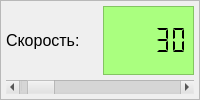
            <widget class="QFrame" name="feedrate_frame_2">
             <property name="frameShape">
              <enum>QFrame::StyledPanel</enum>
             </property>
             <property name="frameShadow">
              <enum>QFrame::Plain</enum>
             </property>
             <property name="lineWidth">
              <number>0</number>
             </property>
             <layout class="QGridLayout" name="gridLayout_31">
              <property name="leftMargin">
               <number>5</number>
              </property>
              <property name="topMargin">
               <number>5</number>
              </property>
              <property name="rightMargin">
               <number>5</number>
              </property>
              <property name="bottomMargin">
               <number>5</number>
              </property>
              <property name="spacing">
               <number>5</number>
              </property>
              <item row="0" column="0">
               <widget class="QLabel" name="label">
                <property name="font">
                 <font>
                  <pointsize>12</pointsize>
                 </font>
                </property>
                <property name="text">
                 <string>Скорость:</string>
                </property>
               </widget>
              </item>
              <item row="0" column="1">
               <widget class="QLCDNumber" name="feedrate_lcd_number">
                <property name="palette">
                 <palette>
                  <active>
                   <colorrole role="WindowText">
                    <brush brushstyle="SolidPattern">
                     <color alpha="255">
                      <red>0</red>
                      <green>0</green>
                      <blue>0</blue>
                     </color>
                    </brush>
                   </colorrole>
                   <colorrole role="Button">
                    <brush brushstyle="SolidPattern">
                     <color alpha="255">
                      <red>170</red>
                      <green>255</green>
                      <blue>127</blue>
                     </color>
                    </brush>
                   </colorrole>
                   <colorrole role="Light">
                    <brush brushstyle="SolidPattern">
                     <color alpha="255">
                      <red>255</red>
                      <green>255</green>
                      <blue>255</blue>
                     </color>
                    </brush>
                   </colorrole>
                   <colorrole role="Midlight">
                    <brush brushstyle="SolidPattern">
                     <color alpha="255">
                      <red>212</red>
                      <green>255</green>
                      <blue>191</blue>
                     </color>
                    </brush>
                   </colorrole>
                   <colorrole role="Dark">
                    <brush brushstyle="SolidPattern">
                     <color alpha="255">
                      <red>85</red>
                      <green>127</green>
                      <blue>63</blue>
                     </color>
                    </brush>
                   </colorrole>
                   <colorrole role="Mid">
                    <brush brushstyle="SolidPattern">
                     <color alpha="255">
                      <red>113</red>
                      <green>170</green>
                      <blue>84</blue>
                     </color>
                    </brush>
                   </colorrole>
                   <colorrole role="Text">
                    <brush brushstyle="SolidPattern">
                     <color alpha="255">
                      <red>0</red>
                      <green>0</green>
                      <blue>0</blue>
                     </color>
                    </brush>
                   </colorrole>
                   <colorrole role="BrightText">
                    <brush brushstyle="SolidPattern">
                     <color alpha="255">
                      <red>255</red>
                      <green>255</green>
                      <blue>255</blue>
                     </color>
                    </brush>
                   </colorrole>
                   <colorrole role="ButtonText">
                    <brush brushstyle="SolidPattern">
                     <color alpha="255">
                      <red>0</red>
                      <green>0</green>
                      <blue>0</blue>
                     </color>
                    </brush>
                   </colorrole>
                   <colorrole role="Base">
                    <brush brushstyle="SolidPattern">
                     <color alpha="255">
                      <red>255</red>
                      <green>255</green>
                      <blue>255</blue>
                     </color>
                    </brush>
                   </colorrole>
                   <colorrole role="Window">
                    <brush brushstyle="SolidPattern">
                     <color alpha="255">
                      <red>170</red>
                      <green>255</green>
                      <blue>127</blue>
                     </color>
                    </brush>
                   </colorrole>
                   <colorrole role="Shadow">
                    <brush brushstyle="SolidPattern">
                     <color alpha="255">
                      <red>0</red>
                      <green>0</green>
                      <blue>0</blue>
                     </color>
                    </brush>
                   </colorrole>
                   <colorrole role="AlternateBase">
                    <brush brushstyle="SolidPattern">
                     <color alpha="255">
                      <red>212</red>
                      <green>255</green>
                      <blue>191</blue>
                     </color>
                    </brush>
                   </colorrole>
                   <colorrole role="ToolTipBase">
                    <brush brushstyle="SolidPattern">
                     <color alpha="255">
                      <red>255</red>
                      <green>255</green>
                      <blue>220</blue>
                     </color>
                    </brush>
                   </colorrole>
                   <colorrole role="ToolTipText">
                    <brush brushstyle="SolidPattern">
                     <color alpha="255">
                      <red>0</red>
                      <green>0</green>
                      <blue>0</blue>
                     </color>
                    </brush>
                   </colorrole>
                  </active>
                  <inactive>
                   <colorrole role="WindowText">
                    <brush brushstyle="SolidPattern">
                     <color alpha="255">
                      <red>0</red>
                      <green>0</green>
                      <blue>0</blue>
                     </color>
                    </brush>
                   </colorrole>
                   <colorrole role="Button">
                    <brush brushstyle="SolidPattern">
                     <color alpha="255">
                      <red>170</red>
                      <green>255</green>
                      <blue>127</blue>
                     </color>
                    </brush>
                   </colorrole>
                   <colorrole role="Light">
                    <brush brushstyle="SolidPattern">
                     <color alpha="255">
                      <red>255</red>
                      <green>255</green>
                      <blue>255</blue>
                     </color>
                    </brush>
                   </colorrole>
                   <colorrole role="Midlight">
                    <brush brushstyle="SolidPattern">
                     <color alpha="255">
                      <red>212</red>
                      <green>255</green>
                      <blue>191</blue>
                     </color>
                    </brush>
                   </colorrole>
                   <colorrole role="Dark">
                    <brush brushstyle="SolidPattern">
                     <color alpha="255">
                      <red>85</red>
                      <green>127</green>
                      <blue>63</blue>
                     </color>
                    </brush>
                   </colorrole>
                   <colorrole role="Mid">
                    <brush brushstyle="SolidPattern">
                     <color alpha="255">
                      <red>113</red>
                      <green>170</green>
                      <blue>84</blue>
                     </color>
                    </brush>
                   </colorrole>
                   <colorrole role="Text">
                    <brush brushstyle="SolidPattern">
                     <color alpha="255">
                      <red>0</red>
                      <green>0</green>
                      <blue>0</blue>
                     </color>
                    </brush>
                   </colorrole>
                   <colorrole role="BrightText">
                    <brush brushstyle="SolidPattern">
                     <color alpha="255">
                      <red>255</red>
                      <green>255</green>
                      <blue>255</blue>
                     </color>
                    </brush>
                   </colorrole>
                   <colorrole role="ButtonText">
                    <brush brushstyle="SolidPattern">
                     <color alpha="255">
                      <red>0</red>
                      <green>0</green>
                      <blue>0</blue>
                     </color>
                    </brush>
                   </colorrole>
                   <colorrole role="Base">
                    <brush brushstyle="SolidPattern">
                     <color alpha="255">
                      <red>255</red>
                      <green>255</green>
                      <blue>255</blue>
                     </color>
                    </brush>
                   </colorrole>
                   <colorrole role="Window">
                    <brush brushstyle="SolidPattern">
                     <color alpha="255">
                      <red>170</red>
                      <green>255</green>
                      <blue>127</blue>
                     </color>
                    </brush>
                   </colorrole>
                   <colorrole role="Shadow">
                    <brush brushstyle="SolidPattern">
                     <color alpha="255">
                      <red>0</red>
                      <green>0</green>
                      <blue>0</blue>
                     </color>
                    </brush>
                   </colorrole>
                   <colorrole role="AlternateBase">
                    <brush brushstyle="SolidPattern">
                     <color alpha="255">
                      <red>212</red>
                      <green>255</green>
                      <blue>191</blue>
                     </color>
                    </brush>
                   </colorrole>
                   <colorrole role="ToolTipBase">
                    <brush brushstyle="SolidPattern">
                     <color alpha="255">
                      <red>255</red>
                      <green>255</green>
                      <blue>220</blue>
                     </color>
                    </brush>
                   </colorrole>
                   <colorrole role="ToolTipText">
                    <brush brushstyle="SolidPattern">
                     <color alpha="255">
                      <red>0</red>
                      <green>0</green>
                      <blue>0</blue>
                     </color>
                    </brush>
                   </colorrole>
                  </inactive>
                  <disabled>
                   <colorrole role="WindowText">
                    <brush brushstyle="SolidPattern">
                     <color alpha="255">
                      <red>85</red>
                      <green>127</green>
                      <blue>63</blue>
                     </color>
                    </brush>
                   </colorrole>
                   <colorrole role="Button">
                    <brush brushstyle="SolidPattern">
                     <color alpha="255">
                      <red>170</red>
                      <green>255</green>
                      <blue>127</blue>
                     </color>
                    </brush>
                   </colorrole>
                   <colorrole role="Light">
                    <brush brushstyle="SolidPattern">
                     <color alpha="255">
                      <red>255</red>
                      <green>255</green>
                      <blue>255</blue>
                     </color>
                    </brush>
                   </colorrole>
                   <colorrole role="Midlight">
                    <brush brushstyle="SolidPattern">
                     <color alpha="255">
                      <red>212</red>
                      <green>255</green>
                      <blue>191</blue>
                     </color>
                    </brush>
                   </colorrole>
                   <colorrole role="Dark">
                    <brush brushstyle="SolidPattern">
                     <color alpha="255">
                      <red>85</red>
                      <green>127</green>
                      <blue>63</blue>
                     </color>
                    </brush>
                   </colorrole>
                   <colorrole role="Mid">
                    <brush brushstyle="SolidPattern">
                     <color alpha="255">
                      <red>113</red>
                      <green>170</green>
                      <blue>84</blue>
                     </color>
                    </brush>
                   </colorrole>
                   <colorrole role="Text">
                    <brush brushstyle="SolidPattern">
                     <color alpha="255">
                      <red>85</red>
                      <green>127</green>
                      <blue>63</blue>
                     </color>
                    </brush>
                   </colorrole>
                   <colorrole role="BrightText">
                    <brush brushstyle="SolidPattern">
                     <color alpha="255">
                      <red>255</red>
                      <green>255</green>
                      <blue>255</blue>
                     </color>
                    </brush>
                   </colorrole>
                   <colorrole role="ButtonText">
                    <brush brushstyle="SolidPattern">
                     <color alpha="255">
                      <red>85</red>
                      <green>127</green>
                      <blue>63</blue>
                     </color>
                    </brush>
                   </colorrole>
                   <colorrole role="Base">
                    <brush brushstyle="SolidPattern">
                     <color alpha="255">
                      <red>170</red>
                      <green>255</green>
                      <blue>127</blue>
                     </color>
                    </brush>
                   </colorrole>
                   <colorrole role="Window">
                    <brush brushstyle="SolidPattern">
                     <color alpha="255">
                      <red>170</red>
                      <green>255</green>
                      <blue>127</blue>
                     </color>
                    </brush>
                   </colorrole>
                   <colorrole role="Shadow">
                    <brush brushstyle="SolidPattern">
                     <color alpha="255">
                      <red>0</red>
                      <green>0</green>
                      <blue>0</blue>
                     </color>
                    </brush>
                   </colorrole>
                   <colorrole role="AlternateBase">
                    <brush brushstyle="SolidPattern">
                     <color alpha="255">
                      <red>170</red>
                      <green>255</green>
                      <blue>127</blue>
                     </color>
                    </brush>
                   </colorrole>
                   <colorrole role="ToolTipBase">
                    <brush brushstyle="SolidPattern">
                     <color alpha="255">
                      <red>255</red>
                      <green>255</green>
                      <blue>220</blue>
                     </color>
                    </brush>
                   </colorrole>
                   <colorrole role="ToolTipText">
                    <brush brushstyle="SolidPattern">
                     <color alpha="255">
                      <red>0</red>
                      <green>0</green>
                      <blue>0</blue>
                     </color>
                    </brush>
                   </colorrole>
                  </disabled>
                 </palette>
                </property>
                <property name="font">
                 <font>
                  <pointsize>14</pointsize>
                  <weight>50</weight>
                  <italic>false</italic>
                  <bold>false</bold>
                  <kerning>true</kerning>
                 </font>
                </property>
                <property name="autoFillBackground">
                 <bool>true</bool>
                </property>
                <property name="frameShape">
                 <enum>QFrame::StyledPanel</enum>
                </property>
                <property name="lineWidth">
                 <number>1</number>
                </property>
                <property name="smallDecimalPoint">
                 <bool>true</bool>
                </property>
                <property name="segmentStyle">
                 <enum>QLCDNumber::Flat</enum>
                </property>
                <property name="intValue" stdset="0">
                 <number>30</number>
                </property>
               </widget>
              </item>
              <item row="1" column="0" colspan="2">
               <widget class="QScrollBar" name="feedrate_scroll_bar">
                <property name="palette">
                 <palette>
                  <active>
                   <colorrole role="WindowText">
                    <brush brushstyle="SolidPattern">
                     <color alpha="255">
                      <red>0</red>
                      <green>0</green>
                      <blue>0</blue>
                     </color>
                    </brush>
                   </colorrole>
                   <colorrole role="Button">
                    <brush brushstyle="SolidPattern">
                     <color alpha="255">
                      <red>223</red>
                      <green>223</green>
                      <blue>223</blue>
                     </color>
                    </brush>
                   </colorrole>
                   <colorrole role="Midlight">
                    <brush brushstyle="SolidPattern">
                     <color alpha="255">
                      <red>227</red>
                      <green>227</green>
                      <blue>227</blue>
                     </color>
                    </brush>
                   </colorrole>
                   <colorrole role="Dark">
                    <brush brushstyle="SolidPattern">
                     <color alpha="255">
                      <red>160</red>
                      <green>160</green>
                      <blue>160</blue>
                     </color>
                    </brush>
                   </colorrole>
                   <colorrole role="Text">
                    <brush brushstyle="SolidPattern">
                     <color alpha="255">
                      <red>0</red>
                      <green>0</green>
                      <blue>0</blue>
                     </color>
                    </brush>
                   </colorrole>
                   <colorrole role="ButtonText">
                    <brush brushstyle="SolidPattern">
                     <color alpha="255">
                      <red>0</red>
                      <green>0</green>
                      <blue>0</blue>
                     </color>
                    </brush>
                   </colorrole>
                   <colorrole role="Shadow">
                    <brush brushstyle="SolidPattern">
                     <color alpha="255">
                      <red>105</red>
                      <green>105</green>
                      <blue>105</blue>
                     </color>
                    </brush>
                   </colorrole>
                   <colorrole role="AlternateBase">
                    <brush brushstyle="SolidPattern">
                     <color alpha="255">
                      <red>223</red>
                      <green>223</green>
                      <blue>223</blue>
                     </color>
                    </brush>
                   </colorrole>
                  </active>
                  <inactive>
                   <colorrole role="WindowText">
                    <brush brushstyle="SolidPattern">
                     <color alpha="255">
                      <red>0</red>
                      <green>0</green>
                      <blue>0</blue>
                     </color>
                    </brush>
                   </colorrole>
                   <colorrole role="Button">
                    <brush brushstyle="SolidPattern">
                     <color alpha="255">
                      <red>223</red>
                      <green>223</green>
                      <blue>223</blue>
                     </color>
                    </brush>
                   </colorrole>
                   <colorrole role="Midlight">
                    <brush brushstyle="SolidPattern">
                     <color alpha="255">
                      <red>227</red>
                      <green>227</green>
                      <blue>227</blue>
                     </color>
                    </brush>
                   </colorrole>
                   <colorrole role="Dark">
                    <brush brushstyle="SolidPattern">
                     <color alpha="255">
                      <red>160</red>
                      <green>160</green>
                      <blue>160</blue>
                     </color>
                    </brush>
                   </colorrole>
                   <colorrole role="Text">
                    <brush brushstyle="SolidPattern">
                     <color alpha="255">
                      <red>0</red>
                      <green>0</green>
                      <blue>0</blue>
                     </color>
                    </brush>
                   </colorrole>
                   <colorrole role="ButtonText">
                    <brush brushstyle="SolidPattern">
                     <color alpha="255">
                      <red>0</red>
                      <green>0</green>
                      <blue>0</blue>
                     </color>
                    </brush>
                   </colorrole>
                   <colorrole role="Shadow">
                    <brush brushstyle="SolidPattern">
                     <color alpha="255">
                      <red>105</red>
                      <green>105</green>
                      <blue>105</blue>
                     </color>
                    </brush>
                   </colorrole>
                   <colorrole role="AlternateBase">
                    <brush brushstyle="SolidPattern">
                     <color alpha="255">
                      <red>223</red>
                      <green>223</green>
                      <blue>223</blue>
                     </color>
                    </brush>
                   </colorrole>
                  </inactive>
                  <disabled>
                   <colorrole role="WindowText">
                    <brush brushstyle="SolidPattern">
                     <color alpha="255">
                      <red>223</red>
                      <green>223</green>
                      <blue>223</blue>
                     </color>
                    </brush>
                   </colorrole>
                   <colorrole role="Button">
                    <brush brushstyle="SolidPattern">
                     <color alpha="255">
                      <red>223</red>
                      <green>223</green>
                      <blue>223</blue>
                     </color>
                    </brush>
                   </colorrole>
                   <colorrole role="Midlight">
                    <brush brushstyle="SolidPattern">
                     <color alpha="255">
                      <red>227</red>
                      <green>227</green>
                      <blue>227</blue>
                     </color>
                    </brush>
                   </colorrole>
                   <colorrole role="Dark">
                    <brush brushstyle="SolidPattern">
                     <color alpha="255">
                      <red>160</red>
                      <green>160</green>
                      <blue>160</blue>
                     </color>
                    </brush>
                   </colorrole>
                   <colorrole role="Text">
                    <brush brushstyle="SolidPattern">
                     <color alpha="255">
                      <red>160</red>
                      <green>160</green>
                      <blue>160</blue>
                     </color>
                    </brush>
                   </colorrole>
                   <colorrole role="ButtonText">
                    <brush brushstyle="SolidPattern">
                     <color alpha="255">
                      <red>160</red>
                      <green>160</green>
                      <blue>160</blue>
                     </color>
                    </brush>
                   </colorrole>
                   <colorrole role="Shadow">
                    <brush brushstyle="SolidPattern">
                     <color alpha="255">
                      <red>105</red>
                      <green>105</green>
                      <blue>105</blue>
                     </color>
                    </brush>
                   </colorrole>
                   <colorrole role="AlternateBase">
                    <brush brushstyle="SolidPattern">
                     <color alpha="255">
                      <red>223</red>
                      <green>223</green>
                      <blue>223</blue>
                     </color>
                    </brush>
                   </colorrole>
                  </disabled>
                 </palette>
                </property>
                <property name="maximum">
                 <number>500</number>
                </property>
                <property name="singleStep">
                 <number>1</number>
                </property>
                <property name="pageStep">
                 <number>10</number>
                </property>
                <property name="value">
                 <number>30</number>
                </property>
                <property name="orientation">
                 <enum>Qt::Horizontal</enum>
                </property>
               </widget>
              </item>
             </layout>
            </widget>
